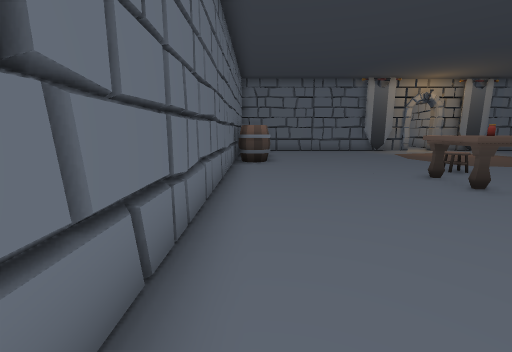
view 1 (above)

23 first-person views from a walk through a Unity game level. The camera is 1.3 m above the floor, tilts 10° down and sees 90° across. The floor is counted in squares, 1 m on a side. Each view is taken from the middle of a square. On the plan, view 1 faces up. The plan holds only what a view shows up to about 13 squares ahead; the rest is blank. The place goes on beyond the plan. The player is left out. Door leaves are left out, so doorways stand open.

view 2
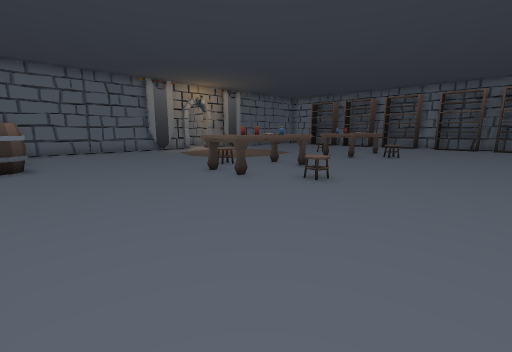

view 3
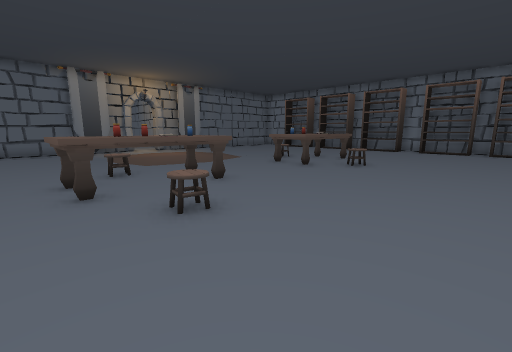

view 4
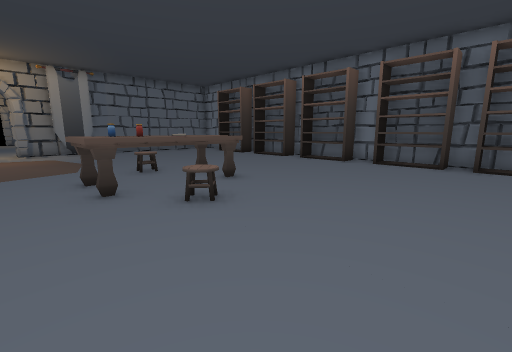

view 5
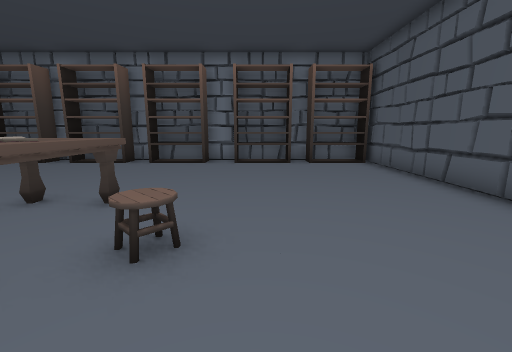

view 6
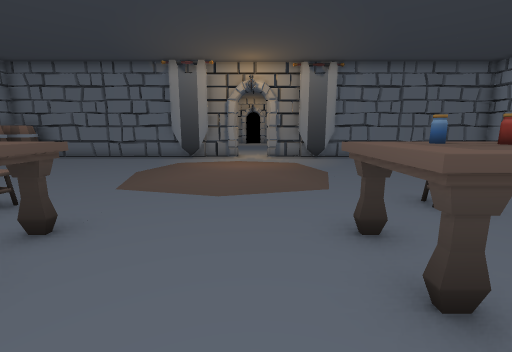

view 7
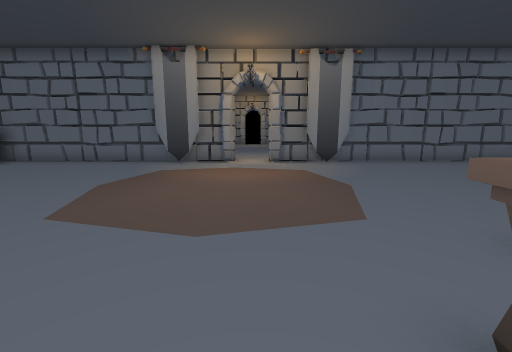

view 8
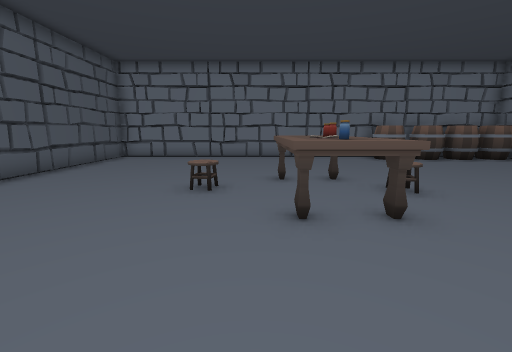

view 9
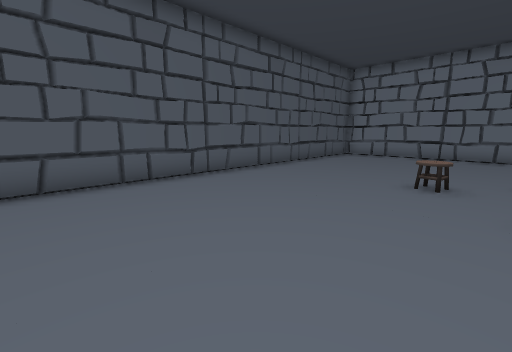

view 10
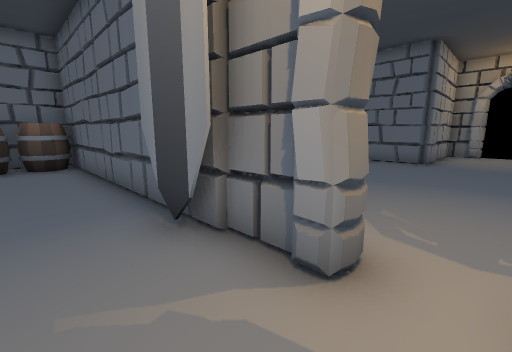

view 11
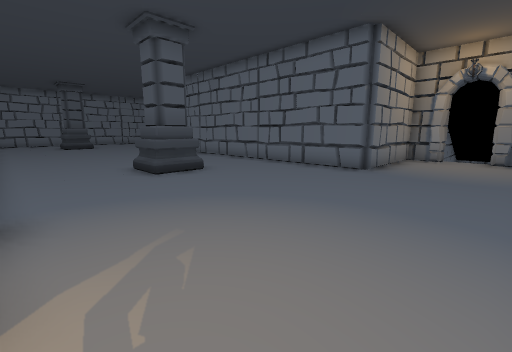

view 12
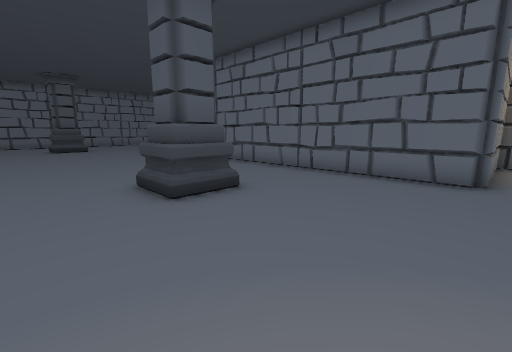

view 13
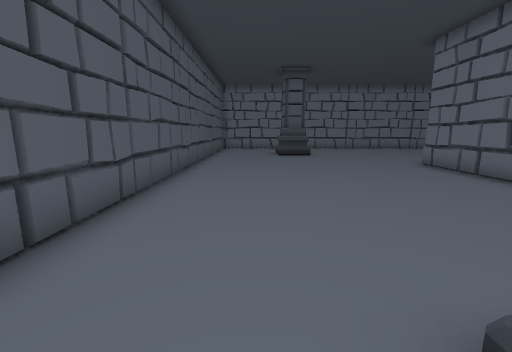

view 14
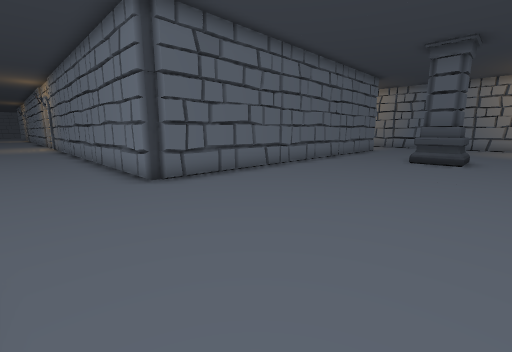

view 15
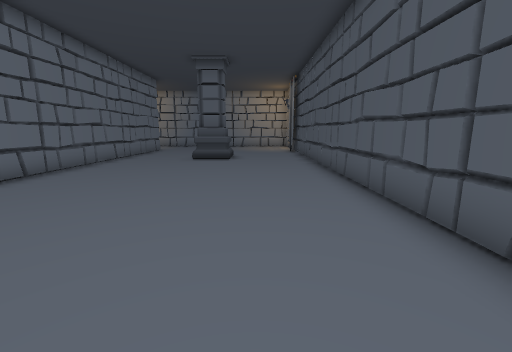

view 16
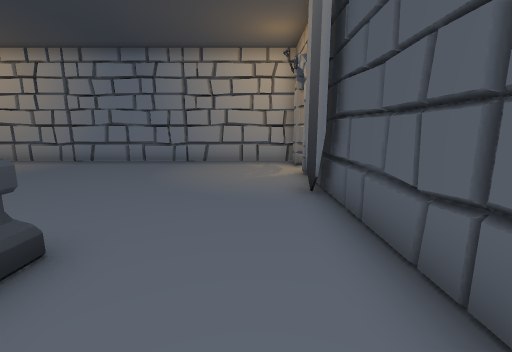

view 17
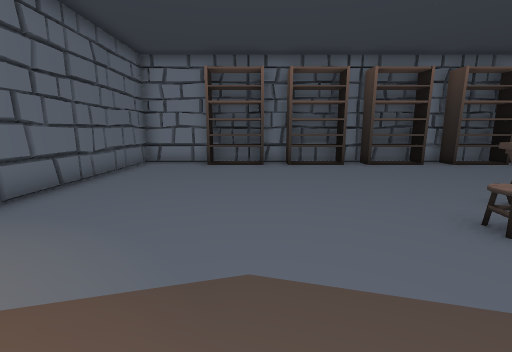

view 18
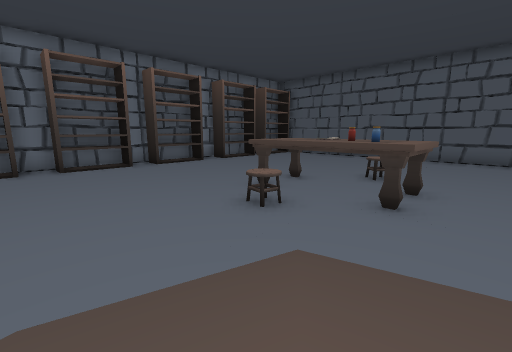

view 19
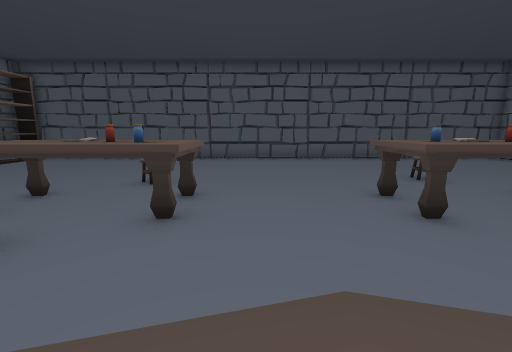

view 20
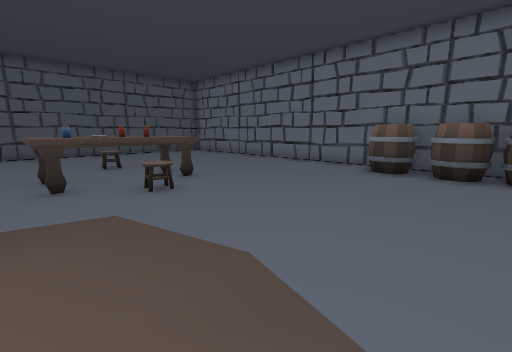

view 21
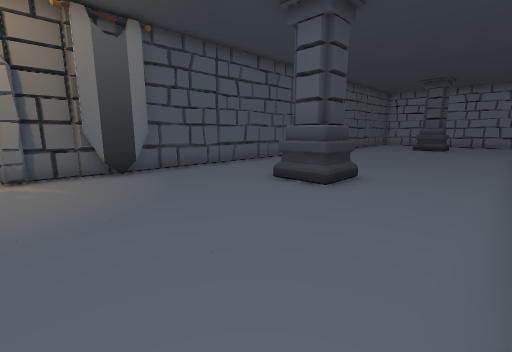

view 22
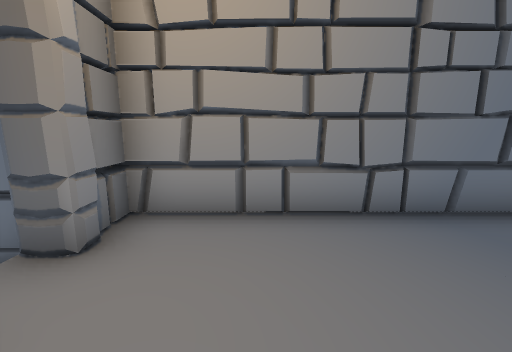

view 23
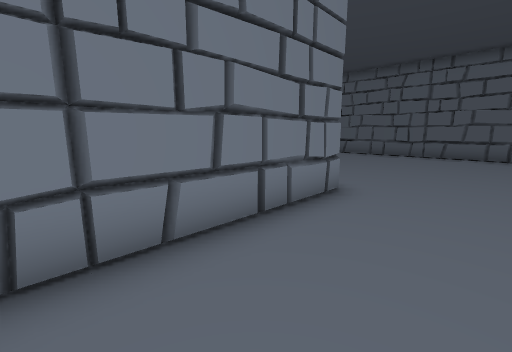

### Floor plan
Points are (right, up) in squares from view 1. A wall is a line through its corners. A room is listed if a view was taken in it or the views show most of it. See-through windows are left out.
Room 1 (views 1, 2, 3, 4, 5, 6, 7, 8, 9, 10, 17, 18, 19, 20)
walls: (10.2, 17.3) (10, 16.9) (8.5, 16.9); (7.5, 16.9) (-0.9, 16.9) (-0.9, -1.7) (21.9, -1.7); (22.4, -1.6) (22.4, 16.9) (11.4, 16.9)
ways out: open door at (10.5, 17) to room 2
objects: other object (0, 11) to (0, 12); other object (0, 13); other object (0, 14) to (0, 15); other object (0, 16); other object (5, 6) to (6, 7); other object (6, 4); other object (6, 7); other object (6, 8) to (7, 8); other object (7, 6); other object (7, 7); other object (8, 6); other object (8, 7); other object (8, 17); other object (12, 6) to (13, 7); other object (13, 7); other object (14, 4); other object (14, 6); other object (14, 7); other object (14, 8) to (14, 9); other object (14, 17); other object (15, 6) to (16, 7); other object (22, -1) to (22, 0); other object (22, 2) to (22, 3); other object (22, 6) to (22, 7); other object (22, 9) to (22, 10); other object (22, 12) to (22, 13)
Room 2 (views 11, 12, 13, 14, 15, 16, 21, 22, 23)
walls: (-6.4, 26.6) (-6.4, 32.5); (-9.3, 17.5) (10, 17.5); (9.9, 31) (8.7, 31) (8.7, 26.8) (8.4, 26.5) (-6, 26.5); (12.8, 17.4) (12.8, 31) (11.5, 31)
ways out: open door at (10.5, 17) to room 1; open door at (10.5, 31)
objects: other object (3, 22) to (4, 23); other object (7, 18) to (8, 18)

Positions as (right, up) in squares from view 1, and headings:
1: (0, 0), facing up
2: (0, 0), facing up-right
3: (4, 0), facing up-right
4: (11, 0), facing up-right
5: (11, 3), facing right
6: (11, 4), facing up
7: (11, 6), facing up
8: (12, 5), facing left
9: (13, 5), facing down-left
10: (11, 15), facing up-left
11: (12, 18), facing up-left
12: (9, 19), facing up-left
13: (4, 20), facing left
14: (-9, 20), facing up-right
15: (-9, 20), facing right
16: (2, 19), facing right
17: (11, 12), facing right
18: (11, 12), facing down-right
19: (11, 11), facing down
20: (9, 14), facing down-left
21: (10, 26), facing down-left
22: (9, 29), facing right
23: (-9, 32), facing down-right
